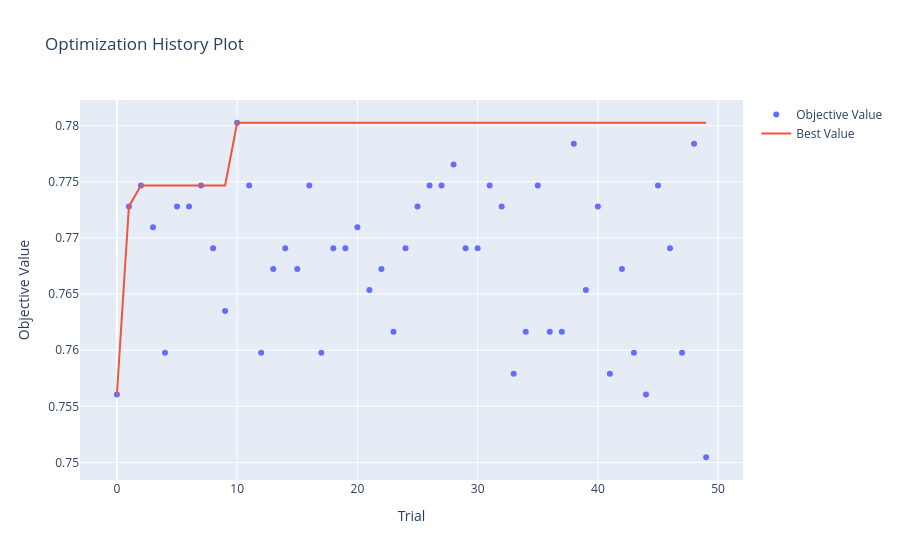

The code cell stored with this chart in its notebook:
### Markdown cell above
### Optuna Visualizations

### Code cell
# For visualizations
from optuna.visualization import plot_optimization_history, plot_parallel_coordinate, plot_slice, plot_contour, plot_param_importances

# 1. Optimization History
plot_optimization_history(study).show()

### Figure 1 — Plotly figure (JSON) as saved in the notebook; plotly's stock layout.template omitted (floating-point values rounded to 4 significant figures)
{"data": [{"mode": "markers", "name": "Objective Value", "type": "scatter", "x": [0, 1, 2, 3, 4, 5, 6, 7, 8, 9, 10, 11, 12, 13, 14, 15, 16, 17, 18, 19, 20, 21, 22, 23, 24, 25, 26, 27, 28, 29, 30, 31, 32, 33, 34, 35, 36, 37, 38, 39, 40, 41, 42, 43, 44, 45, 46, 47, 48, 49], "y": [0.7561, 0.7728, 0.7747, 0.7709, 0.7598, 0.7728, 0.7728, 0.7747, 0.7691, 0.7635, 0.7803, 0.7747, 0.7598, 0.7672, 0.7691, 0.7672, 0.7747, 0.7598, 0.7691, 0.7691, 0.7709, 0.7654, 0.7672, 0.7616, 0.7691, 0.7728, 0.7747, 0.7747, 0.7765, 0.7691, 0.7691, 0.7747, 0.7728, 0.7579, 0.7616, 0.7747, 0.7616, 0.7616, 0.7784, 0.7654, 0.7728, 0.7579, 0.7672, 0.7598, 0.7561, 0.7747, 0.7691, 0.7598, 0.7784, 0.7505]}, {"mode": "lines", "name": "Best Value", "type": "scatter", "x": [0, 1, 2, 3, 4, 5, 6, 7, 8, 9, 10, 11, 12, 13, 14, 15, 16, 17, 18, 19, 20, 21, 22, 23, 24, 25, 26, 27, 28, 29, 30, 31, 32, 33, 34, 35, 36, 37, 38, 39, 40, 41, 42, 43, 44, 45, 46, 47, 48, 49], "y": [0.7561, 0.7728, 0.7747, 0.7747, 0.7747, 0.7747, 0.7747, 0.7747, 0.7747, 0.7747, 0.7803, 0.7803, 0.7803, 0.7803, 0.7803, 0.7803, 0.7803, 0.7803, 0.7803, 0.7803, 0.7803, 0.7803, 0.7803, 0.7803, 0.7803, 0.7803, 0.7803, 0.7803, 0.7803, 0.7803, 0.7803, 0.7803, 0.7803, 0.7803, 0.7803, 0.7803, 0.7803, 0.7803, 0.7803, 0.7803, 0.7803, 0.7803, 0.7803, 0.7803, 0.7803, 0.7803, 0.7803, 0.7803, 0.7803, 0.7803]}, {"marker": {"color": "#cccccc"}, "mode": "markers", "name": "Infeasible Trial", "showlegend": false, "type": "scatter", "x": [], "y": []}], "layout": {"title": {"text": "Optimization History Plot"}, "xaxis": {"title": {"text": "Trial"}}, "yaxis": {"title": {"text": "Objective Value"}}}}
